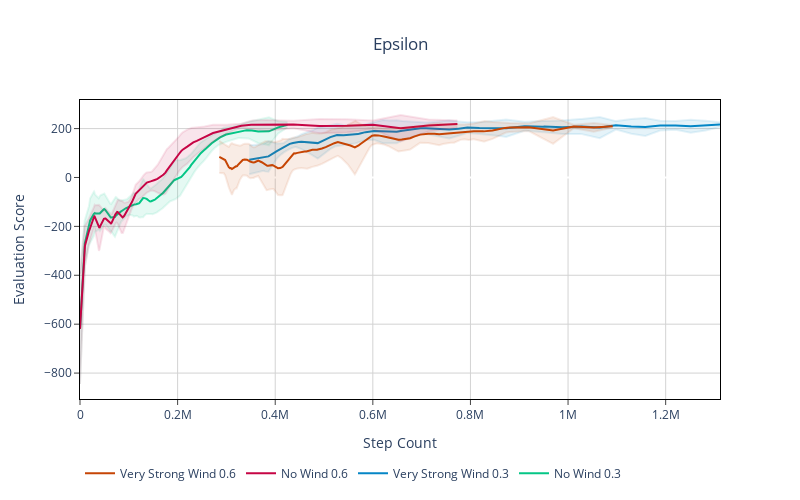

Source (notebook cell):
### Code cell
fig = vis.plot_trajectories([dqn_curr_1_03_stats, dqn_curr_1_06_stats], title="Epsilon",
                value_domain='agent_evaluations', time_domain='steps', save_path='./outputs/dqn',
                task_trace_start='mean', show_std=True, show_run_traces=False, ignore_outliers=True, save_format='svg')
fig.update_layout( autosize=False, width=800, height=500, )
